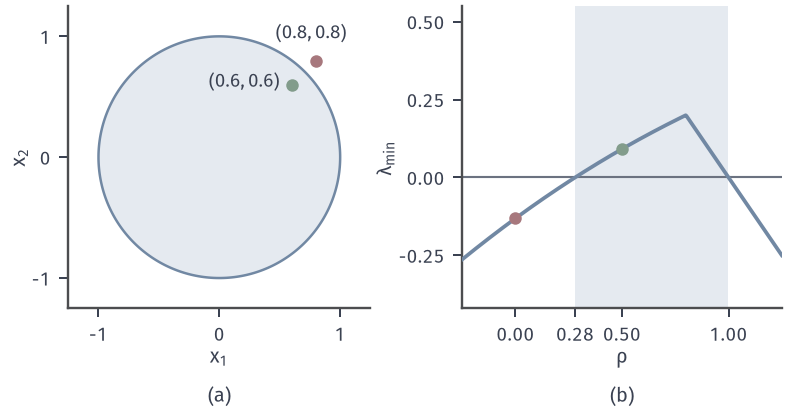

Generate this figure with Python:
from pathlib import Path
import sys
sys.path.insert(0, str(Path(__file__).resolve().parents[1]/"cone-common"))
from cone_fig import *
HERE = Path(__file__).resolve().parent
# (a) LMI [[1+x1,x2],[x2,1-x1]]>=0 is the unit disc. (b) lambda_min of [[1,.8,rho],[.8,1,.8],[rho,.8,1]].
fig, axes = figure(width_mm=112, height_mm=58, ncols=2)
panels(fig, .075, .985, .985, .25, .26)
a, b = axes
th = np.linspace(0, 2*np.pi, 300)
a.fill(np.cos(th), np.sin(th), facecolor=BLUE_FILL, edgecolor=BLUE, lw=1.0, zorder=1)
dot(a, (.6, .6), GREEN); dot(a, (.8, .8), RED)
setup(a, (-1.25, 1.25), (-1.25, 1.25), [-1, 0, 1], [-1, 0, 1])
a.text(.5, .62, '$(0.6,0.6)$', fontsize=7.5, ha='right', va='center'); a.text(.76, .98, '$(0.8,0.8)$', fontsize=7.5, ha='center')
r = np.linspace(-.25, 1.25, 400)
lm = np.array([np.linalg.eigvalsh(np.array([[1, .8, x], [.8, 1, .8], [x, .8, 1]]))[0] for x in r])
b.axhline(0, color=MUTED, lw=.85)
b.fill_between(r, -.42, .55, where=(r >= .28) & (r <= 1), facecolor=BLUE_FILL, edgecolor='none', zorder=0)
b.plot(r, lm, color=BLUE, lw=1.5, zorder=3)
for x in (0, .5):
    v = np.linalg.eigvalsh(np.array([[1, .8, x], [.8, 1, .8], [x, .8, 1]]))[0]; dot(b, (x, v), RED if v < 0 else GREEN)
setup(b, (-.25, 1.25), (-.42, .55), [0, .28, .5, 1], [-.25, 0, .25, .5], xl='$\\rho$', yl='$\\lambda_{\\min}$', equal=False)
tags(fig, axes, y=.012)
save(fig, HERE, 'figure', {'lambda_min(0)': float(lm[np.argmin(abs(r))]), 'feasible rho': [.28, 1]})
